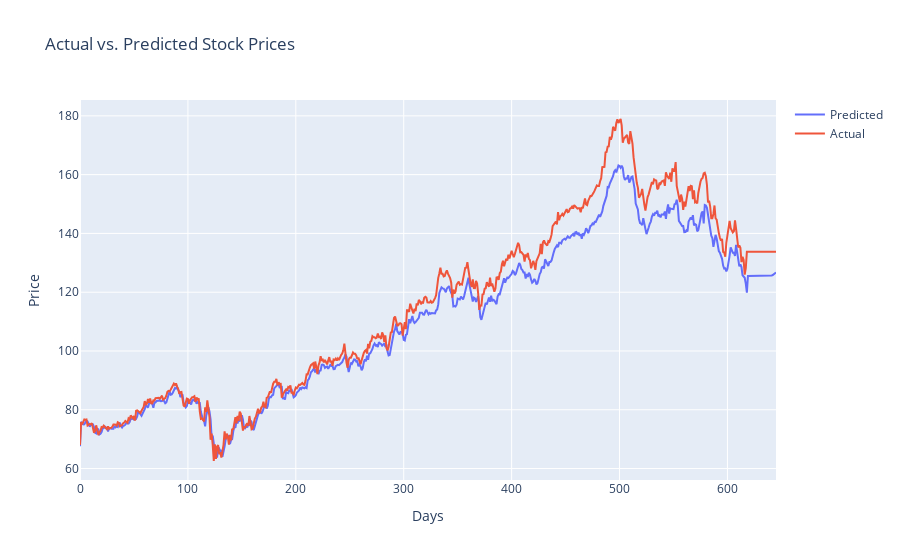

Notebook code cell kept with this figure:
### Code cell
## Print the values for predicted values and actual values of the test dataset
predicted = go.Scatter(y=pred[3667:4313], mode='lines', name='Predicted')
# Create a Scatter plot for actual values
actualval = go.Scatter(y=actual[3667:4313], mode='lines', name='Actual')
layout = go.Layout(title='Actual vs. Predicted Stock Prices', xaxis=dict(title='Days'), yaxis=dict(title='Price'))
# Create a Figure containing both predicted and actual data
fig = go.Figure(data=[predicted], layout=layout)
fig.add_trace(actualval)
# Use Plotly's iplot function to display the interactive plot
pyo.iplot(fig)

### Figure 1 — Plotly figure (JSON) as saved in the notebook; plotly's stock layout.template omitted (floating-point values rounded to 4 significant figures; data arrays with more than 128 entries replaced by an {"elided": "..."} marker saying what was removed)
{"data": [{"mode": "lines", "name": "Predicted", "type": "scatter", "y": {"elided": "646 float values"}}, {"mode": "lines", "name": "Actual", "type": "scatter", "y": {"elided": "646 float values"}}], "layout": {"title": {"text": "Actual vs. Predicted Stock Prices"}, "xaxis": {"title": {"text": "Days"}}, "yaxis": {"title": {"text": "Price"}}}}
